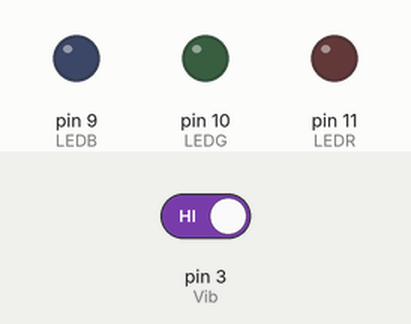
Simulated run of this sketch. Board: Arduino Uno, built with avr-gcc and run on an emulated ATmega328P. Shown: output pins drawn as LEDs (lit = HIGH). The test bench sets the inputs (shaded band); at power-on: pin 3 (Vib) HIGH. What the sketch prints to the serial monitor is not drawn.

Above: at 1.2 s.
1.3 s: pin 3 (Vib) driven LOW
Timing chart, 0 to 4.3 s (numbered marks = the images above; inputs shaded):
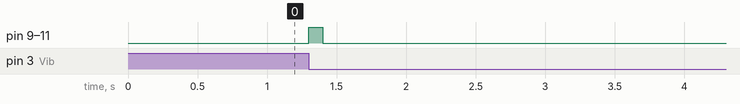

Measured:
- after the input at 1.3 s, pin 9 (LEDB), pin 10 (LEDG), pin 11 (LEDR): LOW → HIGH at once, → LOW 0.10 s later

The sketch:

HW5_1.ino
```cpp
const int LEDR = 11;
const int LEDG = 10;
const int LEDB = 9;

const int Vib = 3;
byte count = 0;

void setup() {
  pinMode(LEDR,OUTPUT);
  pinMode(LEDG,OUTPUT);
  pinMode(LEDB,OUTPUT);
  pinMode(Vib,INPUT);
  Serial.begin(9600);
  attachInterrupt(1, countVib, FALLING);

}

void loop() {
  if(count != 0){
    count = 0;
    Serial.println(1);
    digitalWrite(LEDR, HIGH);
    digitalWrite(LEDG, HIGH);
    digitalWrite(LEDB, HIGH);
    delay(100);

  }else{
    digitalWrite(LEDR, LOW);
    digitalWrite(LEDG, LOW);
    digitalWrite(LEDB, LOW);
    delay(100);
  }
}

void countVib(){
  count++;
}
```
